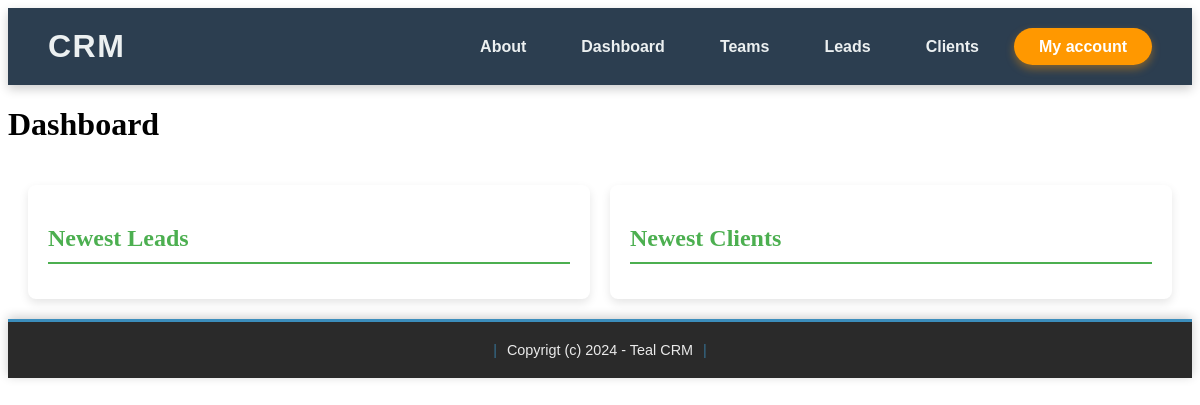
Page /dashboard/ (signed in) on the earlier database version.
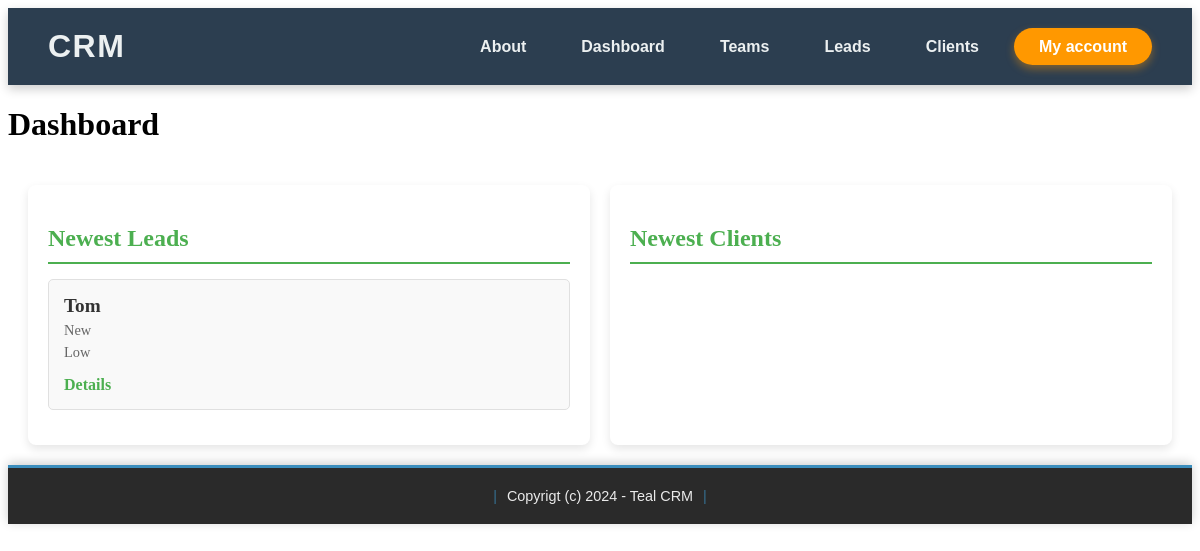
Same page on the later database version.
### catalog/models.py (models this page shows, shortened)
class Lead(models.Model):
    LOW = 'low'
    MEDIUM = 'medium'
    HIGH = 'high'
    CHOICES_PRIORITY = (
        (LOW, 'Low'),
        (MEDIUM, 'Medium'),
        (HIGH, 'High'),
    )
    NEW = 'new'
    CONTACTED = 'contacted'
    WON = 'won'
    LOST = 'lost'
    CHOICES_STATUS = (
        (NEW, 'New'),
        (CONTACTED, 'Contacted'),
        (WON, 'Won'),
        (LOST, 'Lost'),
    )
    team = models.ForeignKey(Team, related_name='leads', on_delete=models.CASCADE, null=True)
    name = models.CharField(max_length=255)
    email = models.EmailField()
    description = models.TextField(blank=True, null=True)
    priority = models.CharField(max_length=10, choices=CHOICES_PRIORITY, default=MEDIUM)
    status = models.CharField(max_length=10, choices=CHOICES_STATUS, default=NEW)
    converted_to_client = models.BooleanField(default=False)
    created_by = models.ForeignKey(User, related_name='clients', on_delete=models.CASCADE)
    created_at = models.DateTimeField(auto_now_add=True)
    modified_at = models.DateTimeField(auto_now=True)
    class Meta:
        ordering = ('name', )

### catalog/views.py (the view)
# urls.py: path('dashboard/', views.dashboard, name='dashboard'),
@login_required
def dashboard(request):
    team = Team.objects.filter(created_by=request.user).first()
    leads = Lead.objects.filter(team=team, converted_to_client=False).order_by('-created_at')[0:5]
    clients = Client.objects.filter(team=team).order_by('-created_at')[0:5]
    data = {
        'leads': leads,
        'clients': clients,
    }
    return render(request, 'dashboard.html', data)

### templates/dashboard.html (shortened to what this page needs)
{% extends 'base.html' %}
{% load static %}
{% block head %}
    <link rel="stylesheet" href="{% static 'base.css' %}">
    <link rel="stylesheet" href="{% static 'dasboard.css' %}">
{% endblock %}
{% block content %}
    <h1>Dashboard</h1>
<div class="head">
    <div class="flex">
        <div class="leads">
            <h2>Newest Leads</h2>
            {% for lead in leads %}
                <div class="text-leads">
                    <h3>{{ lead.name }}</h3>
                    <p class="status">{{ lead.get_status_display }}</p>
                    <p class="priority">{{ lead.get_priority_display }}</p>
                    <a href="{% url 'leads_detail' lead.id %}">Details</a>
                </div>
            {% endfor %}
        </div>
        <div class="clients">
            <h2>Newest Clients</h2>
        </div>
    </div>
</div>
{% endblock %}

Differences in the rows shown:
now on this page (row edited): Lead: name "Tom", status "New", priority "Low"
